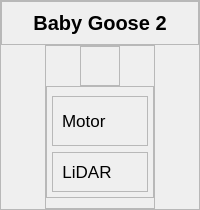
                        <widget class="QFrame" name="card_2">
                         <property name="minimumSize">
                          <size>
                           <width>120</width>
                           <height>0</height>
                          </size>
                         </property>
                         <property name="frameShape">
                          <enum>QFrame::StyledPanel</enum>
                         </property>
                         <property name="frameShadow">
                          <enum>QFrame::Raised</enum>
                         </property>
                         <layout class="QVBoxLayout" name="verticalLayout_24">
                          <property name="spacing">
                           <number>0</number>
                          </property>
                          <property name="leftMargin">
                           <number>0</number>
                          </property>
                          <property name="topMargin">
                           <number>0</number>
                          </property>
                          <property name="rightMargin">
                           <number>0</number>
                          </property>
                          <property name="bottomMargin">
                           <number>0</number>
                          </property>
                          <item>
                           <widget class="QFrame" name="frame_34">
                            <property name="frameShape">
                             <enum>QFrame::StyledPanel</enum>
                            </property>
                            <property name="frameShadow">
                             <enum>QFrame::Raised</enum>
                            </property>
                            <layout class="QHBoxLayout" name="horizontalLayout_22">
                             <item>
                              <widget class="QLabel" name="label_34">
                               <property name="font">
                                <font>
                                 <pointsize>15</pointsize>
                                 <weight>75</weight>
                                 <bold>true</bold>
                                </font>
                               </property>
                               <property name="text">
                                <string>Baby Goose 2</string>
                               </property>
                               <property name="alignment">
                                <set>Qt::AlignCenter</set>
                               </property>
                              </widget>
                             </item>
                            </layout>
                           </widget>
                          </item>
                          <item alignment="Qt::AlignHCenter|Qt::AlignVCenter">
                           <widget class="QFrame" name="frame_33">
                            <property name="sizePolicy">
                             <sizepolicy hsizetype="Preferred" vsizetype="Preferred">
                              <horstretch>0</horstretch>
                              <verstretch>0</verstretch>
                             </sizepolicy>
                            </property>
                            <property name="frameShape">
                             <enum>QFrame::StyledPanel</enum>
                            </property>
                            <property name="frameShadow">
                             <enum>QFrame::Raised</enum>
                            </property>
                            <layout class="QVBoxLayout" name="verticalLayout_29">
                             <property name="spacing">
                              <number>0</number>
                             </property>
                             <property name="leftMargin">
                              <number>0</number>
                             </property>
                             <property name="topMargin">
                              <number>0</number>
                             </property>
                             <property name="rightMargin">
                              <number>0</number>
                             </property>
                             <property name="bottomMargin">
                              <number>10</number>
                             </property>
                             <item alignment="Qt::AlignHCenter|Qt::AlignVCenter">
                              <widget class="QFrame" name="frame_21">
                               <property name="frameShape">
                                <enum>QFrame::StyledPanel</enum>
                               </property>
                               <property name="frameShadow">
                                <enum>QFrame::Raised</enum>
                               </property>
                               <layout class="QHBoxLayout" name="horizontalLayout_24">
                                <item alignment="Qt::AlignHCenter|Qt::AlignVCenter">
                                 <widget class="QLabel" name="label_status_b2">
                                  <property name="minimumSize">
                                   <size>
                                    <width>20</width>
                                    <height>20</height>
                                   </size>
                                  </property>
                                  <property name="maximumSize">
                                   <size>
                                    <width>30</width>
                                    <height>30</height>
                                   </size>
                                  </property>
                                  <property name="font">
                                   <font>
                                    <pointsize>13</pointsize>
                                    <weight>75</weight>
                                    <bold>true</bold>
                                   </font>
                                  </property>
                                  <property name="text">
                                   <string/>
                                  </property>
                                  <property name="alignment">
                                   <set>Qt::AlignCenter</set>
                                  </property>
                                 </widget>
                                </item>
                               </layout>
                              </widget>
                             </item>
                             <item alignment="Qt::AlignHCenter|Qt::AlignVCenter">
                              <widget class="QFrame" name="frame_22">
                               <property name="sizePolicy">
                                <sizepolicy hsizetype="Preferred" vsizetype="Preferred">
                                 <horstretch>0</horstretch>
                                 <verstretch>0</verstretch>
                                </sizepolicy>
                               </property>
                               <property name="minimumSize">
                                <size>
                                 <width>0</width>
                                 <height>84</height>
                                </size>
                               </property>
                               <property name="frameShape">
                                <enum>QFrame::StyledPanel</enum>
                               </property>
                               <property name="frameShadow">
                                <enum>QFrame::Raised</enum>
                               </property>
                               <layout class="QVBoxLayout" name="verticalLayout_31">
                                <property name="leftMargin">
                                 <number>5</number>
                                </property>
                                <property name="rightMargin">
                                 <number>5</number>
                                </property>
                                <property name="bottomMargin">
                                 <number>5</number>
                                </property>
                                <item alignment="Qt::AlignVCenter">
                                 <widget class="QFrame" name="frame_mt_b2">
                                  <property name="sizePolicy">
                                   <sizepolicy hsizetype="Expanding" vsizetype="Preferred">
                                    <horstretch>0</horstretch>
                                    <verstretch>0</verstretch>
                                   </sizepolicy>
                                  </property>
                                  <property name="cursor">
                                   <cursorShape>ArrowCursor</cursorShape>
                                  </property>
                                  <property name="frameShape">
                                   <enum>QFrame::StyledPanel</enum>
                                  </property>
                                  <property name="frameShadow">
                                   <enum>QFrame::Raised</enum>
                                  </property>
                                  <layout class="QHBoxLayout" name="horizontalLayout_29">
                                   <item alignment="Qt::AlignLeft|Qt::AlignVCenter">
                                    <widget class="QLabel" name="label_26">
                                     <property name="font">
                                      <font>
                                       <pointsize>13</pointsize>
                                      </font>
                                     </property>
                                     <property name="text">
                                      <string>Motor</string>
                                     </property>
                                    </widget>
                                   </item>
                                   <item alignment="Qt::AlignRight">
                                    <widget class="QLabel" name="label_mt_b2">
                                     <property name="minimumSize">
                                      <size>
                                       <width>20</width>
                                       <height>30</height>
                                      </size>
                                     </property>
                                     <property name="maximumSize">
                                      <size>
                                       <width>30</width>
                                       <height>40</height>
                                      </size>
                                     </property>
                                     <property name="text">
                                      <string/>
                                     </property>
                                     <property name="pixmap">
                                      <pixmap resource="resources.qrc">:/icons/icons/blueIcons/motor.svg</pixmap>
                                     </property>
                                     <property name="scaledContents">
                                      <bool>true</bool>
                                     </property>
                                     <property name="alignment">
                                      <set>Qt::AlignCenter</set>
                                     </property>
                                    </widget>
                                   </item>
                                  </layout>
                                 </widget>
                                </item>
                                <item alignment="Qt::AlignVCenter">
                                 <widget class="QFrame" name="frame_li_b2">
                                  <property name="sizePolicy">
                                   <sizepolicy hsizetype="Expanding" vsizetype="Preferred">
                                    <horstretch>0</horstretch>
                                    <verstretch>0</verstretch>
                                   </sizepolicy>
                                  </property>
                                  <property name="frameShape">
                                   <enum>QFrame::StyledPanel</enum>
                                  </property>
                                  <property name="frameShadow">
                                   <enum>QFrame::Raised</enum>
                                  </property>
                                  <layout class="QHBoxLayout" name="horizontalLayout_30">
                                   <item alignment="Qt::AlignLeft|Qt::AlignVCenter">
                                    <widget class="QLabel" name="label_28">
                                     <property name="font">
                                      <font>
                                       <pointsize>13</pointsize>
                                      </font>
                                     </property>
                                     <property name="text">
                                      <string>LiDAR</string>
                                     </property>
                                     <property name="alignment">
                                      <set>Qt::AlignCenter</set>
                                     </property>
                                    </widget>
                                   </item>
                                   <item alignment="Qt::AlignRight|Qt::AlignVCenter">
                                    <widget class="QLabel" name="label_li_b2">
                                     <property name="minimumSize">
                                      <size>
                                       <width>20</width>
                                       <height>20</height>
                                      </size>
                                     </property>
                                     <property name="maximumSize">
                                      <size>
                                       <width>30</width>
                                       <height>30</height>
                                      </size>
                                     </property>
                                     <property name="text">
                                      <string/>
                                     </property>
                                     <property name="pixmap">
                                      <pixmap resource="resources.qrc">:/icons/icons/blueIcons/radio.svg</pixmap>
                                     </property>
                                     <property name="scaledContents">
                                      <bool>false</bool>
                                     </property>
                                    </widget>
                                   </item>
                                  </layout>
                                 </widget>
                                </item>
                               </layout>
                              </widget>
                             </item>
                            </layout>
                           </widget>
                          </item>
                         </layout>
                        </widget>
